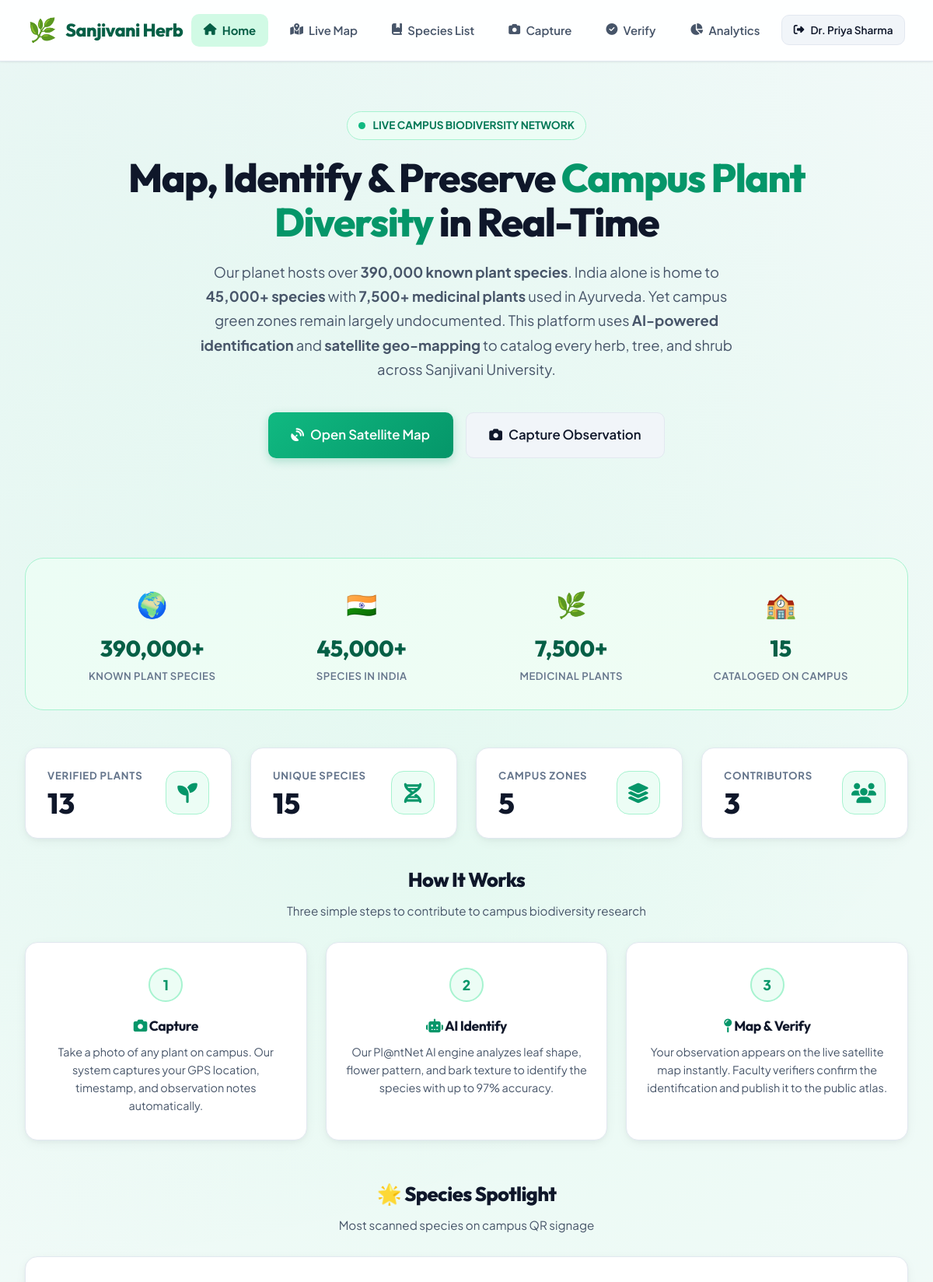
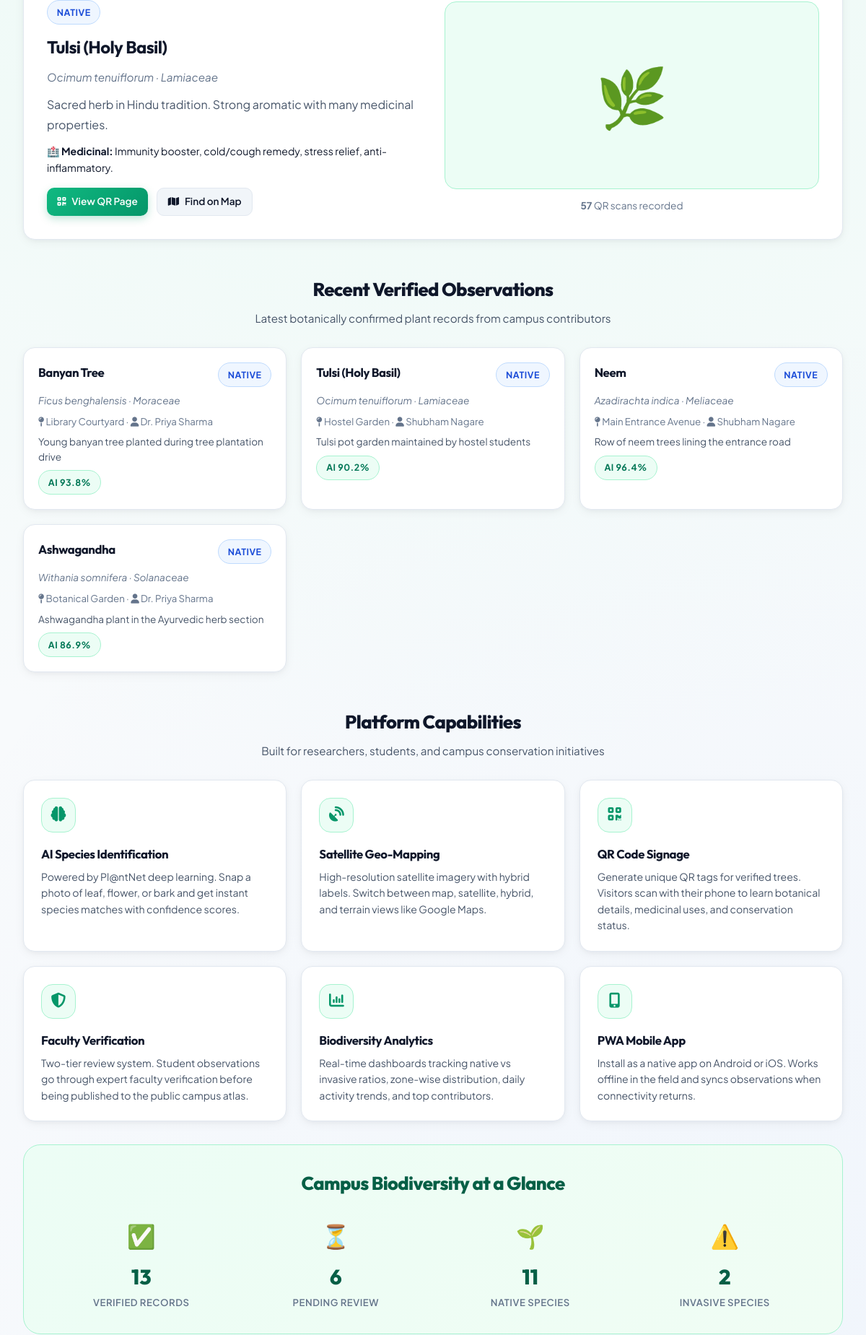
Page / (signed in, upper part) on the committed database (2 pictures, top to bottom).
### tables this page shows
CREATE TABLE species (
    id CHAR(36) PRIMARY KEY DEFAULT (UUID()),
    scientific_name VARCHAR(255) NOT NULL UNIQUE,
    common_name VARCHAR(255) DEFAULT NULL,
    family VARCHAR(255) DEFAULT NULL,
    native_status ENUM('native','introduced','invasive','unknown') DEFAULT 'unknown',
    description TEXT DEFAULT NULL,
    medicinal_uses TEXT DEFAULT NULL,
    reference_image_url VARCHAR(500) DEFAULT NULL,
    ai_source VARCHAR(50) DEFAULT NULL,
    created_at TIMESTAMP DEFAULT CURRENT_TIMESTAMP,
    INDEX idx_species_family (family),
    INDEX idx_species_native (native_status),
    FULLTEXT INDEX ft_species_search (scientific_name, common_name, family)
);

CREATE TABLE qr_codes (
    id CHAR(36) PRIMARY KEY DEFAULT (UUID()),
    plant_record_id CHAR(36) UNIQUE NOT NULL,
    public_slug VARCHAR(10) UNIQUE NOT NULL,
    qr_image_path VARCHAR(500) DEFAULT NULL,
    scan_count INT DEFAULT 0,
    created_at TIMESTAMP DEFAULT CURRENT_TIMESTAMP,
    FOREIGN KEY (plant_record_id) REFERENCES plant_records(id) ON DELETE CASCADE
);

CREATE TABLE plant_records (
    id CHAR(36) PRIMARY KEY DEFAULT (UUID()),
    institution_id CHAR(36) NOT NULL,
    species_id CHAR(36) DEFAULT NULL,
    zone_id CHAR(36) DEFAULT NULL,
    latitude DOUBLE NOT NULL,
    longitude DOUBLE NOT NULL,
    location_accuracy_m FLOAT DEFAULT NULL,
    status ENUM('pending_verification','verified','rejected') DEFAULT 'pending_verification',
    ai_confidence DECIMAL(5,2) DEFAULT NULL,
    ai_candidates JSON DEFAULT NULL,
    notes TEXT DEFAULT NULL,
    submitted_by CHAR(36) NOT NULL,
    verified_by CHAR(36) DEFAULT NULL,
    verified_at TIMESTAMP NULL DEFAULT NULL,
    created_at TIMESTAMP DEFAULT CURRENT_TIMESTAMP,
    updated_at TIMESTAMP DEFAULT CURRENT_TIMESTAMP ON UPDATE CURRENT_TIMESTAMP,
    FOREIGN KEY (institution_id) REFERENCES institutions(id) ON DELETE CASCADE,
    FOREIGN KEY (species_id) REFERENCES species(id) ON DELETE SET NULL,
    FOREIGN KEY (zone_id) REFERENCES zones(id) ON DELETE SET NULL,
    FOREIGN KEY (submitted_by) REFERENCES users(id) ON DELETE CASCADE,
    FOREIGN KEY (verified_by) REFERENCES users(id) ON DELETE SET NULL,
    INDEX idx_plants_institution (institution_id),
    INDEX idx_plants_species (species_id),
    INDEX idx_plants_status (status),
    INDEX idx_plants_location (latitude, longitude),
    INDEX idx_plants_submitted (submitted_by),
    INDEX idx_plants_created (created_at)
);

CREATE TABLE zones (
    id CHAR(36) PRIMARY KEY DEFAULT (UUID()),
    institution_id CHAR(36) NOT NULL,
    name VARCHAR(255) NOT NULL,
    description TEXT DEFAULT NULL,
    boundary_json JSON DEFAULT NULL,
    center_lat DOUBLE DEFAULT NULL,
    center_lng DOUBLE DEFAULT NULL,
    color_hex VARCHAR(7) DEFAULT '#22c55e',
    created_at TIMESTAMP DEFAULT CURRENT_TIMESTAMP,
    FOREIGN KEY (institution_id) REFERENCES institutions(id) ON DELETE CASCADE,
    INDEX idx_zones_institution (institution_id)
);

CREATE TABLE users (
    id CHAR(36) PRIMARY KEY DEFAULT (UUID()),
    institution_id CHAR(36) NOT NULL,
    email VARCHAR(255) UNIQUE NOT NULL,
    password_hash VARCHAR(255) NOT NULL,
    full_name VARCHAR(255) NOT NULL,
    role ENUM('contributor','verifier','admin') DEFAULT 'contributor',
    avatar_url VARCHAR(500) DEFAULT NULL,
    is_active TINYINT(1) DEFAULT 1,
    last_login TIMESTAMP NULL DEFAULT NULL,
    created_at TIMESTAMP DEFAULT CURRENT_TIMESTAMP,
    FOREIGN KEY (institution_id) REFERENCES institutions(id) ON DELETE CASCADE,
    INDEX idx_users_institution (institution_id),
    INDEX idx_users_email (email)
);

### web/index.php (the view, shortened to what the rows shown need)
<?php
$db = getDB();
$recent = $db->query("SELECT pr.*, s.common_name, s.scientific_name, s.family, s.native_status, z.name AS zone_name, u.full_name AS contributor FROM plant_records pr LEFT JOIN species s ON pr.species_id=s.id LEFT JOIN zones z ON pr.zone_id=z.id LEFT JOIN users u ON pr.submitted_by=u.id WHERE pr.status='verified' ORDER BY pr.created_at DESC LIMIT 4")->fetchAll();
$featured = $db->query("SELECT s.*, qr.scan_count, qr.public_slug FROM species s JOIN plant_records pr ON pr.species_id=s.id JOIN qr_codes qr ON qr.plant_record_id=pr.id ORDER BY qr.scan_count DESC LIMIT 1")->fetch();
?>
<!DOCTYPE html>
<html lang="en">
<head>
  <link rel="stylesheet" href="assets/css/style.css">
  <link rel="stylesheet" href="https://cdnjs.cloudflare.com/ajax/libs/font-awesome/6.4.0/css/all.min.css">
</head>
<body>
  <header class="hero">
    <h1>Map, Identify & Preserve <span class="accent">Campus Plant Diversity</span> in Real-Time</h1>
  </header>
  <div class="container">
    <div style="text-align:center;margin-bottom:1.5rem">
      <h2 class="section-title">How It Works</h2>
    </div>
    <?php if ($featured): ?>
    <div style="text-align:center;margin-bottom:1.5rem">
      <h2 class="section-title">🌟 Species Spotlight</h2>
      <p class="section-sub">Most scanned species on campus QR signage</p>
    </div>
    <div class="glass-card featured-card">
      <div class="featured-info">
        <span class="badge badge-native" style="margin-bottom:.75rem;display:inline-flex"><?= htmlspecialchars($featured['native_status'] ?? 'native') ?></span>
        <h3><?= htmlspecialchars($featured['common_name']) ?></h3>
        <p style="font-style:italic;color:var(--text-muted);font-size:.95rem;margin-bottom:.75rem"><?= htmlspecialchars($featured['scientific_name']) ?> · <?= htmlspecialchars($featured['family']) ?></p>
        <p><?= htmlspecialchars($featured['description'] ?? '') ?></p>
        <div class="featured-detail">
          <div>🏥 <strong>Medicinal:</strong> <?= htmlspecialchars(mb_strimwidth($featured['medicinal_uses'] ?? 'N/A', 0, 120, '...')) ?></div>
        </div>
        <div style="display:flex;gap:.75rem;flex-wrap:wrap">
          <a href="pages/plant-detail.php?slug=<?= htmlspecialchars($featured['public_slug'] ?? '') ?>" class="btn btn-primary btn-sm"><i class="fa-solid fa-qrcode"></i> View QR Page</a>
          <a href="pages/dashboard.php" class="btn btn-secondary btn-sm"><i class="fa-solid fa-map"></i> Find on Map</a>
        </div>
      </div>
      <div style="text-align:center">
        <div style="width:100%;height:260px;background:#ecfdf5;border-radius:var(--radius-md);display:flex;align-items:center;justify-content:center;border:1px solid #a7f3d0;font-size:5rem">
          🌿
        </div>
        <p style="margin-top:.75rem;font-size:.85rem;color:var(--text-muted)"><strong><?= $featured['scan_count'] ?></strong> QR scans recorded</p>
      </div>
    </div>
    <?php endif; ?>
    <div style="text-align:center;margin-bottom:1.5rem">
      <h2 class="section-title">Recent Verified Observations</h2>
    </div>
    <div class="obs-grid">
      <?php foreach ($recent as $r): ?>
      <div class="glass-card obs-card">
        <div style="display:flex;justify-content:space-between;align-items:start;margin-bottom:.5rem">
          <h4><?= htmlspecialchars($r['common_name'] ?? $r['scientific_name'] ?? 'Unknown') ?></h4>
          <span class="badge badge-<?= htmlspecialchars($r['native_status'] ?? 'native') ?>"><?= htmlspecialchars($r['native_status'] ?? '') ?></span>
        </div>
        <p style="font-style:italic;color:var(--text-muted);font-size:.85rem;margin-bottom:.4rem"><?= htmlspecialchars($r['scientific_name'] ?? '') ?> · <?= htmlspecialchars($r['family'] ?? '') ?></p>
        <p class="obs-meta"><i class="fa-solid fa-map-pin"></i> <?= htmlspecialchars($r['zone_name'] ?? 'Campus') ?> · <i class="fa-solid fa-user"></i> <?= htmlspecialchars($r['contributor'] ?? 'Contributor') ?></p>
        <p style="font-size:.85rem;color:var(--text-secondary);line-height:1.5"><?= htmlspecialchars(mb_strimwidth($r['notes'] ?? '', 0, 100, '...')) ?></p>
        <?php if ($r['ai_confidence']): ?>
        <div style="margin-top:.5rem"><span class="badge badge-verified">AI <?= round($r['ai_confidence'], 1) ?>%</span></div>
        <?php endif; ?>
      </div>
      <?php endforeach; ?>
    </div>
    <div style="text-align:center;margin-bottom:1.5rem">
      <h2 class="section-title">Platform Capabilities</h2>
    </div>
    <div class="facts-banner" style="margin-top:1rem">
      <div style="text-align:center;margin-bottom:1.5rem">
        <h2 class="section-title" style="color:#065f46">Campus Biodiversity at a Glance</h2>
      </div>
    </div>
  </div>
</body>
</html>

### rows in the picture
species: native_status "NATIVE", common_name "Tulsi (Holy Basil)", scientific_name "Ocimum tenuiflorum", family "Lamiaceae", description "Sacred herb in Hindu tradition. Strong aromatic with many medicinal properties.", medicinal_uses "Immunity booster, cold/cough remedy, stress relief, anti-inflammatory.", qr_codes.scan_count "57"
plant_records: species.common_name "Banyan Tree", species.native_status "NATIVE", species.scientific_name "Ficus benghalensis", species.family "Moraceae", zone.name "Library Courtyard", submitted_by.full_name "Dr. Priya Sharma", notes "Young banyan tree planted during tree plantation drive", ai_confidence "93.8"
plant_records: species.common_name "Tulsi (Holy Basil)", species.native_status "NATIVE", species.scientific_name "Ocimum tenuiflorum", species.family "Lamiaceae", zone.name "Hostel Garden", submitted_by.full_name "Shubham Nagare", notes "Tulsi pot garden maintained by hostel students", ai_confidence "90.2"
plant_records: species.common_name "Neem", species.native_status "NATIVE", species.scientific_name "Azadirachta indica", species.family "Meliaceae", zone.name "Main Entrance Avenue", submitted_by.full_name "Shubham Nagare", notes "Row of neem trees lining the entrance road", ai_confidence "96.4"
plant_records: species.common_name "Ashwagandha", species.native_status "NATIVE", species.scientific_name "Withania somnifera", species.family "Solanaceae", zone.name "Botanical Garden", submitted_by.full_name "Dr. Priya Sharma", notes "Ashwagandha plant in the Ayurvedic herb section", ai_confidence "86.9"

### other values in the picture
$user['full_name'] "Dr. Priya Sharma"
$totalSpecies "15"
$totalPlants "13"
$totalZones "5"
$totalContrib "3"
$pendingCount "6"
$nativeCount "11"
$invasiveCount "2"
